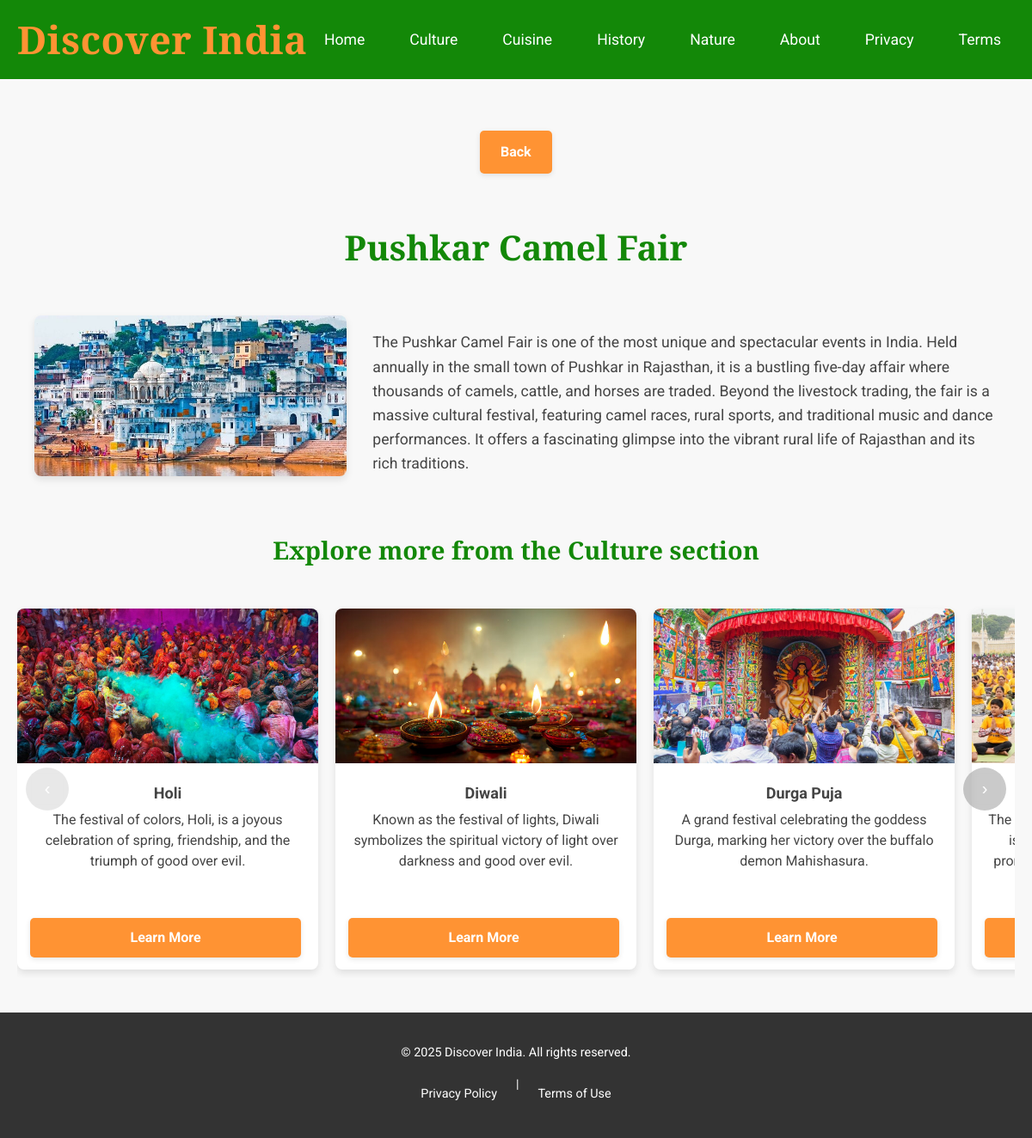
The page /details/Pushkar Camel Fair on the database its author committed.
### app.py (models this page shows, shortened)
class Destination(db.Model):
    id = db.Column(db.Integer, primary_key=True)
    title = db.Column(db.String(100), nullable=False)
    description = db.Column(db.Text, nullable=False)
    image_url = db.Column(db.String(200), nullable=True)
    category = db.Column(db.String(50), nullable=True)
    sub_category = db.Column(db.String(50), nullable=True)
    long_description = db.Column(db.Text, nullable=True)

### app.py (the view)
@app.route('/details/<string:title>')
def details(title):
    item = Destination.query.filter_by(title=title).first_or_404()
    all_related_items = Destination.query.filter_by(category=item.category).all()
    return render_template('details.html', item=item, all_related_items=all_related_items)

### app.py (called while the page is built)
@app.before_request
def get_categories():
    categories_data = Destination.query.with_entities(Destination.category).filter(Destination.category.in_(['Culture', 'Cuisine', 'History', 'Nature'])).distinct().all()
    g.categories = [c[0] for c in categories_data]

### templates/details.html (shortened to what this page needs)
{% extends 'base.html' %}
{% block content %}
<section class="details-page">
    <div class="container">
        <a href="javascript:history.back()" class="back-link cta-button">Back</a>
        <h1 class="details-title">{{ item.title }}</h1>
        <div class="details-content-grid">
            <div class="main-image">
                <img src="{{ item.image_url }}" alt="{{ item.title }}" class="details-main-img">
            </div>
            <div class="details-text">
                <p>{{ item.long_description }}</p>
            </div>
        </div>
        <h2 class="details-sub-heading">
            Explore more from the {{ item.category }} section
        </h2>
        <div class="card-slider" data-slider>
            <button class="slider-nav prev" data-prev aria-label="Previous">‹</button>
            <div class="slider-track" data-wrapper>
                {% for related in all_related_items if related.title != item.title %}
                <a href="{{ url_for('details', title=related.title) }}" class="card-item">
                    <img src="{{ related.image_url }}" alt="{{ related.title }}">
                    <div class="card-content">
                        <h3>{{ related.title }}</h3>
                        <p>{{ related.description }}</p>
                    </div>
                    <span class="read-more cta-button">Learn More</span>
                </a>
                {% endfor %}
            </div>
            <button class="slider-nav next" data-next aria-label="Next">›</button>
        </div>
    </div>
</section>
{% endblock %}

### rows shown on the page
Destination: title "Pushkar Camel Fair", image_url (picture), long_description "The Pushkar Camel Fair is one of the most unique and spectacular events in India. Held annually in the small town of Pushkar in Rajasthan, it is a bustling five-day affair where thousands of camels, cattle, and horses are traded. Beyond the livestock trading, the fair is a massive cultural festival, featuring camel races, rural sports, and traditional music and dance performances. It offers a fascinating glimpse into the vibrant rural life of Rajasthan and its rich traditions.", category "Culture"
Destination: image_url (picture), title "Holi", description "The festival of colors, Holi, is a joyous celebration of spring, friendship, and the triumph of good over evil."
Destination: image_url (picture), title "Diwali", description "Known as the festival of lights, Diwali symbolizes the spiritual victory of light over darkness and good over evil."
Destination: image_url (picture), title "Durga Puja", description "A grand festival celebrating the goddess Durga, marking her victory over the buffalo demon Mahishasura."
Destination: image_url (picture), description "The…"
